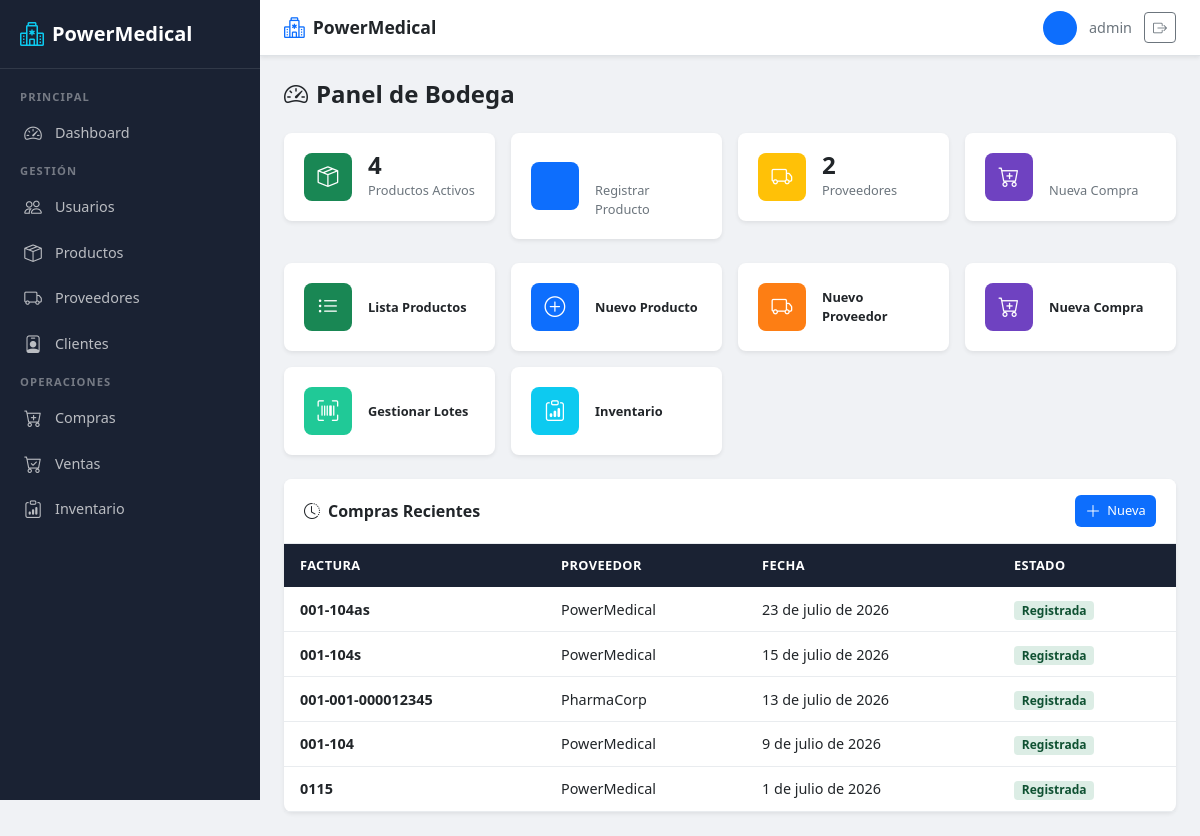
Page /usuarios/dashboard/bodega/ (signed in) on the committed database.
### usuarios/models.py (models this page shows, shortened)
class Usuario(AbstractUser):
    ROLES = [
        ('ADMIN', 'Administrador'),
        ('BODEGA', 'Bodeguero'),
        ('VENDEDOR', 'Vendedor'),
    ]
    rol = models.CharField(
        max_length=15,
        choices=ROLES,
        default='VENDEDOR'
    )

class Compra(models.Model):
    proveedor = models.ForeignKey(
        Proveedor,
        on_delete=models.PROTECT
    )
    fecha = models.DateField(default=timezone.now)
    numero_factura = models.CharField(
        max_length=30,
        unique=True
    )
    observacion = models.TextField(
        blank=True,
        null=True
    )
    ESTADOS = [
        ('REGISTRADA', 'Registrada'),
        ('ANULADA', 'Anulada'),
    ]
    estado = models.CharField(
        max_length=15,
        choices=ESTADOS,
        default='REGISTRADA'
    )

class Proveedor(models.Model):
    ESTADOS = [
        ('ACTIVO', 'Activo'),
        ('INACTIVO', 'Inactivo'),
    ]
    ruc = models.CharField(
        max_length=13,
        unique=True,
        verbose_name="RUC"
    )
    nombre_empresa = models.CharField(
        max_length=150,
        verbose_name="Nombre de la Empresa o Razón Social"
    )
    contacto = models.CharField(
        max_length=100,
        verbose_name="Nombre del Contacto"
    )
    telefono = models.CharField(
        max_length=15,
        verbose_name="Teléfono"
    )
    correo = models.EmailField(
        blank=True,
        null=True,
        verbose_name="Correo Electrónico"
    )
    direccion = models.TextField(
        blank=True,
        null=True,
        verbose_name="Dirección"
    )
    estado = models.CharField(
        max_length=10,
        choices=ESTADOS,
        default='ACTIVO',
        verbose_name="Estado"
    )

### usuarios/views.py (the view)
# urls.py: path('dashboard/bodega/', views.dashboard_bodega, name='dashboard_bodega'),
@roles_permitidos('BODEGA')
def dashboard_bodega(request):
    productos = Producto.objects.filter(estado='ACTIVO')
    context = {
        'productos_count': productos.count(),
        'proveedores_count': Proveedor.objects.filter(estado='ACTIVO').count(),
        'compras_recientes': Compra.objects.order_by('-fecha')[:5],
    }
    return render(request, 'usuarios/dashboard_bodega.html', context)

### usuarios/views.py (called while the page is built)
def roles_permitidos(*roles):
    def decorator(view_func):
        @wraps(view_func)
        @login_required
        def wrapper(request, *args, **kwargs):
            if request.user.is_superuser or request.user.rol in roles:
                return view_func(request, *args, **kwargs)
            return redirect('redireccion_rol')
        return wrapper
    return decorator

### usuarios/templates/usuarios/dashboard_bodega.html (shortened to what this page needs)
{% extends 'usuarios/base.html' %}
{% block content %}
<div class="pm-page-header">
    <h2><i class="bi bi-speedometer2 me-2"></i>Panel de Bodega</h2>
</div>
<div class="row g-3 mb-4">
    <div class="col-sm-6 col-lg-3">
        <a href="{% url 'lista_productos' %}" class="pm-stat-card">
            <div class="pm-stat-icon pm-bg-success">
                <i class="bi bi-box-seam"></i>
            </div>
            <div class="pm-stat-info">
                <h3>{{ productos_count }}</h3>
                <p>Productos Activos</p>
            </div>
        </a>
    </div>
    <div class="col-sm-6 col-lg-3">
        <a href="{% url 'registro_producto' %}" class="pm-stat-card">
            <div class="pm-stat-icon pm-bg-primary">
            </div>
            <div class="pm-stat-info">
                <h3>&nbsp;</h3>
                <p>Registrar Producto</p>
            </div>
        </a>
    </div>
    <div class="col-sm-6 col-lg-3">
        <a href="{% url 'registrar_proveedor' %}" class="pm-stat-card">
            <div class="pm-stat-icon pm-bg-warning">
                <i class="bi bi-truck"></i>
            </div>
            <div class="pm-stat-info">
                <h3>{{ proveedores_count }}</h3>
                <p>Proveedores</p>
            </div>
        </a>
    </div>
    <div class="col-sm-6 col-lg-3">
        <a href="{% url 'registrar_compra' %}" class="pm-stat-card">
            <div class="pm-stat-icon" style="background:#6f42c1">
                <i class="bi bi-cart-plus"></i>
            </div>
            <div class="pm-stat-info">
                <h3>&nbsp;</h3>
                <p>Nueva Compra</p>
            </div>
        </a>
    </div>
</div>
<div class="row g-3 mb-4">
    <div class="col-sm-6 col-md-4 col-lg-3">
        <a href="{% url 'lista_productos' %}" class="pm-stat-card">
            <div class="pm-stat-icon" style="background:#198754"><i class="bi bi-list-ul"></i></div>
            <div class="pm-stat-info">
                <p style="font-weight:600;color:#212529;margin:0">Lista Productos</p>
            </div>
        </a>
    </div>
    <div class="col-sm-6 col-md-4 col-lg-3">
        <a href="{% url 'registro_producto' %}" class="pm-stat-card">
            <div class="pm-stat-icon" style="background:#0d6efd"><i class="bi bi-plus-circle"></i></div>
            <div class="pm-stat-info">
                <p style="font-weight:600;color:#212529;margin:0">Nuevo Producto</p>
            </div>
        </a>
    </div>
    <div class="col-sm-6 col-md-4 col-lg-3">
        <a href="{% url 'registrar_proveedor' %}" class="pm-stat-card">
            <div class="pm-stat-icon" style="background:#fd7e14"><i class="bi bi-truck"></i></div>
            <div class="pm-stat-info">
                <p style="font-weight:600;color:#212529;margin:0">Nuevo Proveedor</p>
            </div>
        </a>
    </div>
    <div class="col-sm-6 col-md-4 col-lg-3">
        <a href="{% url 'registrar_compra' %}" class="pm-stat-card">
            <div class="pm-stat-icon" style="background:#6f42c1"><i class="bi bi-cart-plus"></i></div>
            <div class="pm-stat-info">
                <p style="font-weight:600;color:#212529;margin:0">Nueva Compra</p>
            </div>
        </a>
    </div>
    <div class="col-sm-6 col-md-4 col-lg-3">
        <a href="{% url 'lista_compras_lotes' %}" class="pm-stat-card">
            <div class="pm-stat-icon" style="background:#20c997"><i class="bi bi-upc-scan"></i></div>
            <div class="pm-stat-info">
                <p style="font-weight:600;color:#212529;margin:0">Gestionar Lotes</p>
            </div>
        </a>
    </div>
    <div class="col-sm-6 col-md-4 col-lg-3">
        <a href="{% url 'lista_inventario' %}" class="pm-stat-card">
            <div class="pm-stat-icon" style="background:#0dcaf0"><i class="bi bi-clipboard-data"></i></div>
            <div class="pm-stat-info">
                <p style="font-weight:600;color:#212529;margin:0">Inventario</p>
            </div>
        </a>
    </div>
</div>
<div class="pm-card">
    <div class="pm-card-header">
        <span><i class="bi bi-clock-history me-2"></i>Compras Recientes</span>
        <a href="{% url 'registrar_compra' %}" class="pm-btn pm-btn-primary pm-btn-sm">
            <i class="bi bi-plus-lg"></i> Nueva
        </a>
    </div>
    <div class="pm-card-body p-0">
        <div class="pm-table-responsive">
            <table class="pm-table">
                <thead>
                    <tr>
                        <th>Factura</th>
                        <th>Proveedor</th>
                        <th>Fecha</th>
                        <th>Estado</th>
                    </tr>
                </thead>
                <tbody>
                    {% for compra in compras_recientes %}
                    <tr>
                        <td><strong>{{ compra.numero_factura }}</strong></td>
                        <td>{{ compra.proveedor.nombre_empresa }}</td>
                        <td>{{ compra.fecha }}</td>
                        <td>
                            {% if compra.estado == 'REGISTRADA' %}
                                <span class="pm-badge pm-badge-active">Registrada</span>
                            {% else %}
                                <span class="pm-badge pm-badge-inactive">{{ compra.estado }}</span>
                            {% endif %}
                        </td>
                    </tr>
                    {% endfor %}
                </tbody>
            </table>
        </div>
    </div>
</div>
{% endblock %}

### usuarios/templates/usuarios/base.html (shortened to what this page needs)
{% load static %}
<!DOCTYPE html>
<html lang="es">
<head>
    <link href="https://cdn.jsdelivr.net/npm/bootstrap@5.3.0/dist/css/bootstrap.min.css" rel="stylesheet">
    <link href="https://cdn.jsdelivr.net/npm/bootstrap-icons@1.11.0/font/bootstrap-icons.css" rel="stylesheet">
    <link href="{% static 'usuarios/css/style.css' %}" rel="stylesheet">
</head>
<body>
    <aside class="pm-sidebar" id="sidebar">
        <a class="pm-sidebar-brand" href="{% url 'redireccion_rol' %}">
            <i class="bi bi-hospital"></i>
            <span>PowerMedical</span>
        </a>
        <nav class="pm-sidebar-nav">
            {% if user.is_superuser or user.rol == 'ADMIN' %}
                <div class="nav-section">Principal</div>
                <a class="nav-link {% if request.resolver_match.url_name == 'dashboard_admin' %}active{% endif %}" href="{% url 'dashboard_admin' %}">
                    <i class="bi bi-speedometer2"></i>
                    <span>Dashboard</span>
                </a>
                <div class="nav-section">Gestión</div>
                <a class="nav-link {% if request.resolver_match.url_name == 'registro_usuario' or request.resolver_match.url_name == 'editar_usuario' %}active{% endif %}" href="{% url 'registro_usuario' %}">
                    <i class="bi bi-people"></i>
                    <span>Usuarios</span>
                </a>
                <a class="nav-link " href="{% url 'lista_productos' %}">
                    <i class="bi bi-box-seam"></i>
                    <span>Productos</span>
                </a>
                <a class="nav-link {% if request.resolver_match.url_name == 'registrar_proveedor' %}active{% endif %}" href="{% url 'registrar_proveedor' %}">
                    <i class="bi bi-truck"></i>
                    <span>Proveedores</span>
                </a>
                <a class="nav-link {% if request.resolver_match.url_name == 'registrar_cliente' %}active{% endif %}" href="{% url 'registrar_cliente' %}">
                    <i class="bi bi-person-badge"></i>
                    <span>Clientes</span>
                </a>
                <div class="nav-section">Operaciones</div>
                <a class="nav-link {% if request.resolver_match.url_name == 'registrar_compra' %}active{% endif %}" href="{% url 'registrar_compra' %}">
                    <i class="bi bi-cart-plus"></i>
                    <span>Compras</span>
                </a>
                <a class="nav-link {% if request.resolver_match.url_name == 'registrar_venta' %}active{% endif %}" href="{% url 'registrar_venta' %}">
                    <i class="bi bi-cart-check"></i>
                    <span>Ventas</span>
                </a>
                <a class="nav-link {% if request.resolver_match.url_name == 'lista_inventario' %}active{% endif %}" href="{% url 'lista_inventario' %}">
                    <i class="bi bi-clipboard-data"></i>
                    <span>Inventario</span>
                </a>
            {% endif %}
        </nav>
    </aside>
    <div class="pm-main">
        <header class="pm-navbar">
            <a class="pm-navbar-brand" href="{% url 'redireccion_rol' %}">
                <i class="bi bi-hospital"></i>
                <span>PowerMedical</span>
            </a>
            <div class="pm-navbar-user">
                <div class="user-avatar">
                </div>
                <span class="d-none d-md-inline">
                    {{ user.first_name }} {{ user.last_name|default:user.username }}
                </span>
                <a href="{% url 'logout' %}" class="btn btn-outline-secondary btn-sm" title="Cerrar sesión">
                    <i class="bi bi-box-arrow-right"></i>
                </a>
            </div>
        </header>
        <main class="pm-content">
            {% block content %}{% endblock %}
        </main>
    </div>
</body>
</html>

### rows in the picture
Usuario: last_name "admin"
Compra: numero_factura "001-104as", proveedor.nombre_empresa "PowerMedical", fecha "23 de julio de 2026", estado "Registrada"
Compra: numero_factura "001-104s", proveedor.nombre_empresa "PowerMedical", fecha "15 de julio de 2026", estado "Registrada"
Compra: numero_factura "001-001-000012345", proveedor.nombre_empresa "PharmaCorp", fecha "13 de julio de 2026", estado "Registrada"
Compra: numero_factura "001-104", proveedor.nombre_empresa "PowerMedical", fecha "9 de julio de 2026", estado "Registrada"
Compra: numero_factura "0115", proveedor.nombre_empresa "PowerMedical", fecha "1 de julio de 2026", estado "Registrada"

### other values in the picture
{{ productos_count }} "4"
{{ proveedores_count }} "2"
